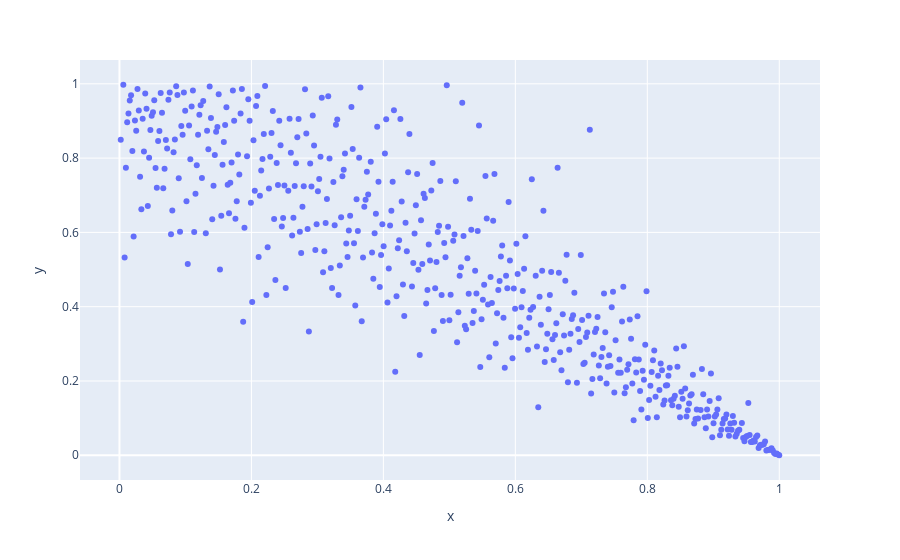

The notebook cell this image was saved under:
### Markdown cell above
Z <--- X ---> Y

### Code cell
# Specify pair-copulas
# https://notebook.community/vinecopulib/pyvinecopulib/examples/bivariate_copulas
bicop_1_2 = pv.Bicop(
    family=pv.BicopFamily.clayton, 
    rotation=90,
    parameters=[5]
)
bicop_1_2_sims = bicop_1_2.simulate(
    n=500,
    qrng=True
)
px.scatter(
    x=bicop_1_2_sims[:, 0],
    y=bicop_1_2_sims[:, 1]
)

### Figure 1 — Plotly figure (JSON) as saved in the notebook; plotly's stock layout.template omitted (floating-point values rounded to 4 significant figures; data arrays with more than 128 entries replaced by an {"elided": "..."} marker saying what was removed)
{"data": [{"hovertemplate": "x=%{x}<br>y=%{y}<extra></extra>", "legendgroup": "", "marker": {"color": "#636efa", "symbol": "circle"}, "mode": "markers", "name": "", "orientation": "v", "showlegend": false, "type": "scatter", "x": {"elided": "500 float values"}, "xaxis": "x", "y": {"elided": "500 float values"}, "yaxis": "y"}], "layout": {"legend": {"tracegroupgap": 0}, "margin": {"t": 60}, "xaxis": {"anchor": "y", "domain": [0, 1], "title": {"text": "x"}}, "yaxis": {"anchor": "x", "domain": [0, 1], "title": {"text": "y"}}}}
